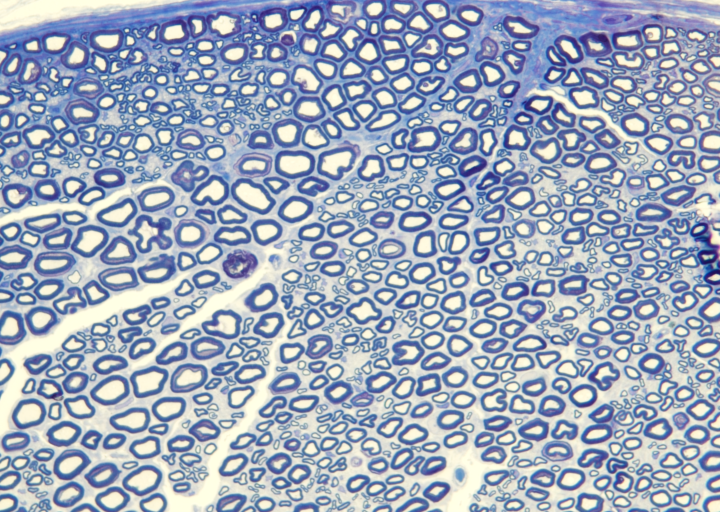
#> input picture test/images/21G-20_40X_02_0001.png, 1440 x 1024 px, found by its file name (shown at 1/2 size); its folder holds only this picture in this run
$ python resize.py
#> lines starting #> are read from the running program, lines starting #| are printed output that depends on the picture
'''
-------------------------------- DEEPAXON --------------------------------
resize is used to crop images into a square so that when they are turned into patches there are not unused parts of the images
'''

from PIL import Image #for image-related work
import os #to work with files and directories
import numpy as np
import cv2

def cropper(image_path):
    '''
    Crops an image into a square, cutting equally from any side that has to be cut

    :param image_path: A path (string or object) that directs to a single image to be cropped

    :returns: A PIL Image object that is the centered, cropped image
    '''

    image = cv2.imread(image_path, cv2.IMREAD_GRAYSCALE) #opens the given image
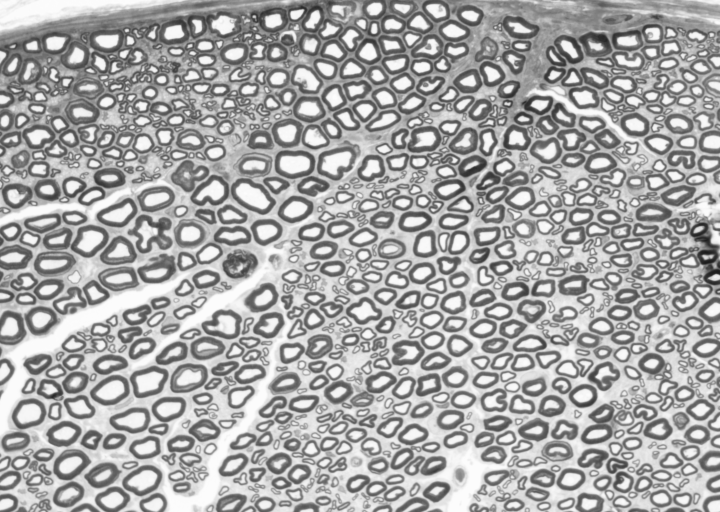
#> image: shape (1024, 1440) (shown at 1/2 size); min 25, max 252, mean 166.8

    SIZE_X = image.shape[1] // 256 * 256
#> SIZE_X = 1280
    SIZE_Y = image.shape[0] // 256 * 256
#> SIZE_Y = 1024

    image = Image.fromarray(image)
    cropped = image.crop((0,0,SIZE_X, SIZE_Y))
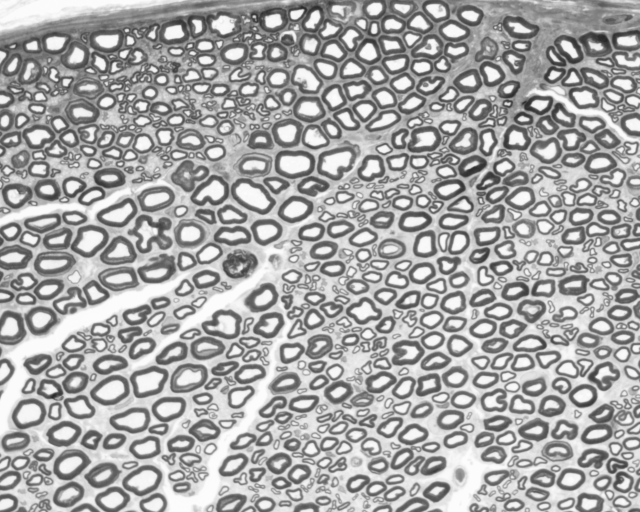
#> cropped: PIL image 1280x1024 L (shown at 1/2 size); min 36, max 252, mean 166.8

    return cropped

def dir_crop(dir_path):
    '''
    Crops every image in a directory and saves then in a subfolder called 'cropped' in the given directory

    :param dir_path: A path (string or object) that directs to a directory with one or more images. The directory should only contain images

    :returns: The path of the subfolder named 'cropped' which was made in the given folder
    '''

    #make a subfolder called 'cropped'
    crop_dir = os.path.join(dir_path,'cropped')
    if not os.path.exists(crop_dir):
        os.mkdir(crop_dir)

    #go through every image in the given folder and save a cropped version in the new 'cropped' subfolder
    for image_name in os.listdir(dir_path):

        filetype = len(image_name.split('.'))

        #only run for files, not folders
        if filetype == 2:
            image_path = os.path.join(dir_path, image_name)
            crop_path = os.path.join(dir_path,'cropped',image_name)
            cropped = cropper(image_path)
            cropped.save(crop_path)

    return crop_dir

dir_crop(r"D:\Research\Isaacs Lab\DeepAxon Project Docs\test\images")

$ run again, on test/images/21G-20_40X_02_0005.png
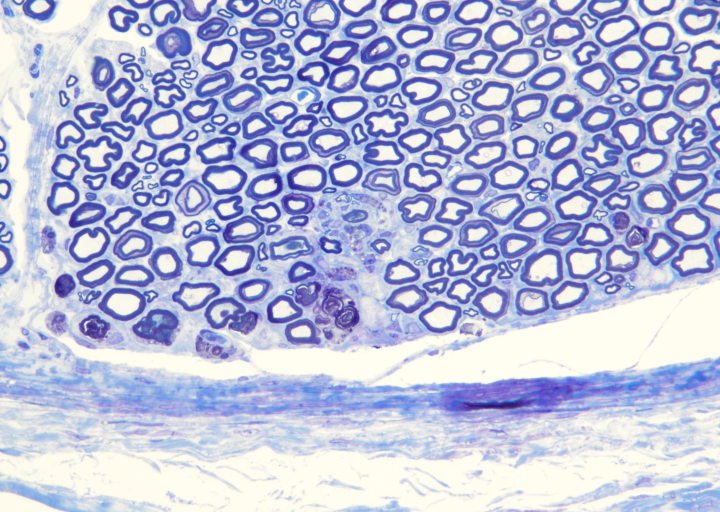
#> input picture test/images/21G-20_40X_02_0005.png, 1440 x 1024 px, found by its file name (shown at 1/2 size)
#> in cropper, `image = cv2.imread(image_path, cv2.IMREAD_GRAYSCALE)`:
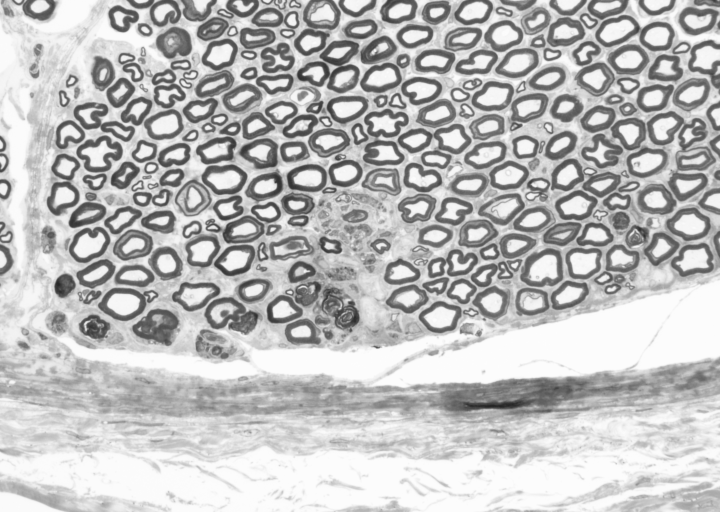
#> image: shape (1024, 1440) (shown at 1/2 size); min 34, max 253, mean 189
#> in cropper, `cropped = image.crop((0,0,SIZE_X, SIZE_Y))`:
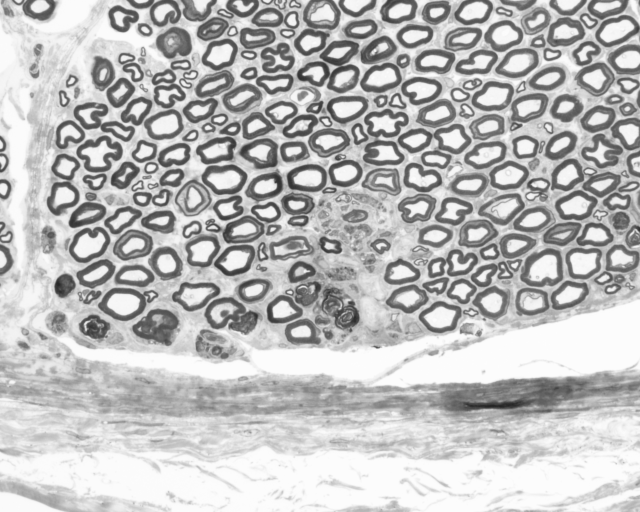
#> cropped: PIL image 1280x1024 L (shown at 1/2 size); min 34, max 253, mean 188.4

$ run again, on test/images/21G-20_40X_02_0002.png
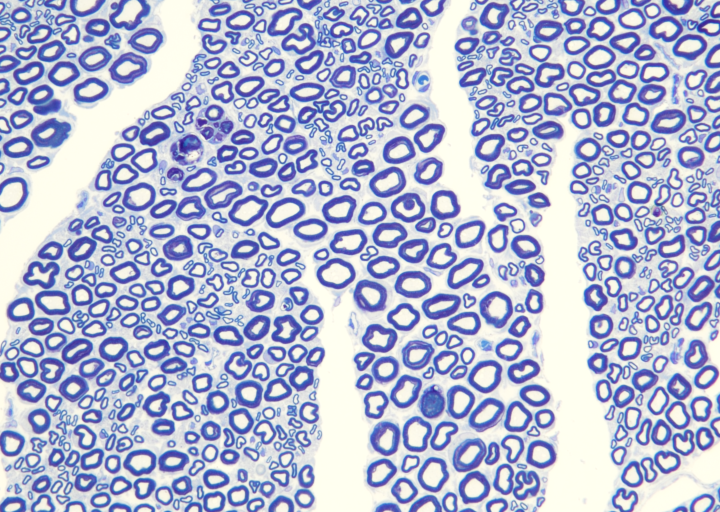
#> input picture test/images/21G-20_40X_02_0002.png, 1440 x 1024 px, found by its file name (shown at 1/2 size)
#> in cropper, `image = cv2.imread(image_path, cv2.IMREAD_GRAYSCALE)`:
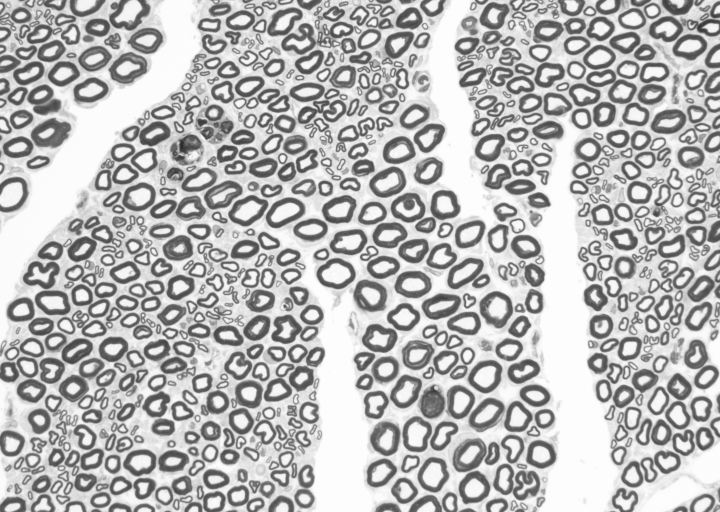
#> image: shape (1024, 1440) (shown at 1/2 size); min 36, max 253, mean 183.8
#> in cropper, `cropped = image.crop((0,0,SIZE_X, SIZE_Y))`:
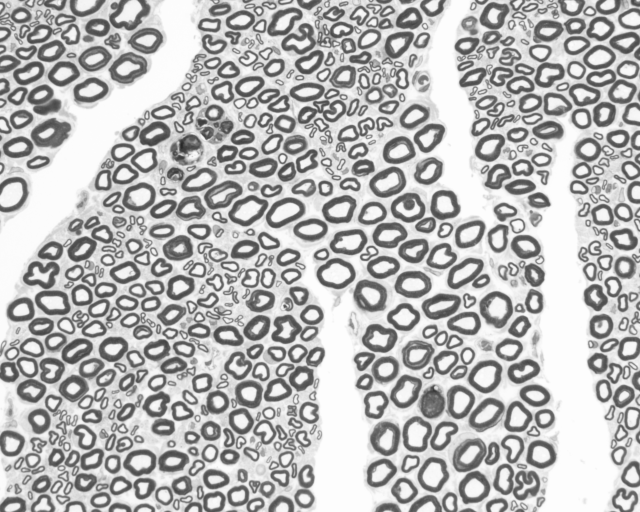
#> cropped: PIL image 1280x1024 L (shown at 1/2 size); min 36, max 253, mean 184.2

$ run again, on test/images/21G-20_40X_02_0003.png
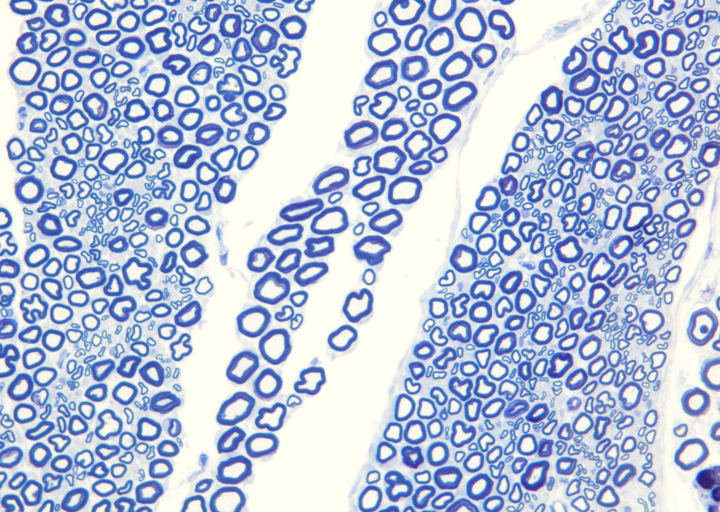
#> input picture test/images/21G-20_40X_02_0003.png, 1440 x 1024 px, found by its file name (shown at 1/2 size)
#> in cropper, `image = cv2.imread(image_path, cv2.IMREAD_GRAYSCALE)`:
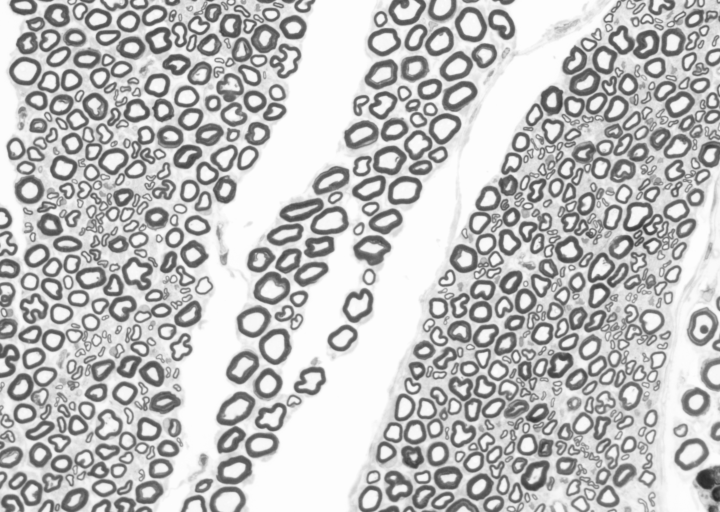
#> image: shape (1024, 1440) (shown at 1/2 size); min 37, max 253, mean 191.4
#> in cropper, `cropped = image.crop((0,0,SIZE_X, SIZE_Y))`:
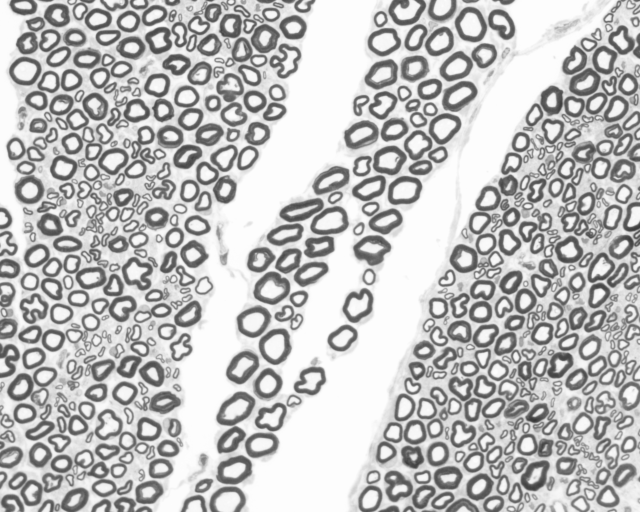
#> cropped: PIL image 1280x1024 L (shown at 1/2 size); min 52, max 253, mean 191.2

$ run again, on test/images/21G-20_40X_02_0004.png
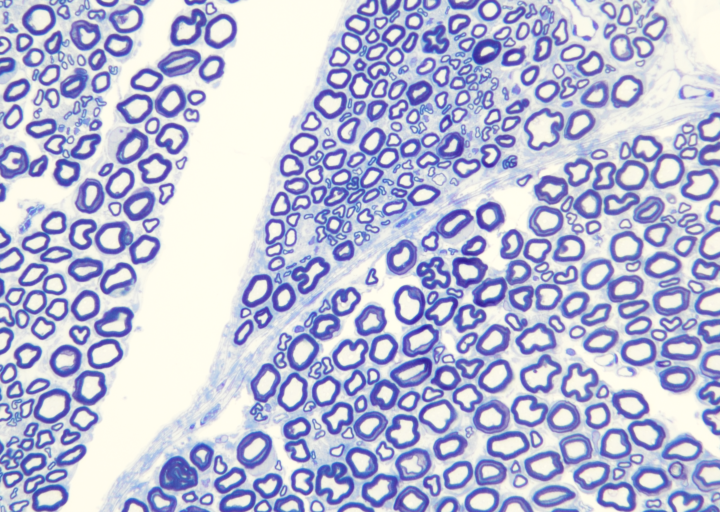
#> input picture test/images/21G-20_40X_02_0004.png, 1440 x 1024 px, found by its file name (shown at 1/2 size)
#> in cropper, `image = cv2.imread(image_path, cv2.IMREAD_GRAYSCALE)`:
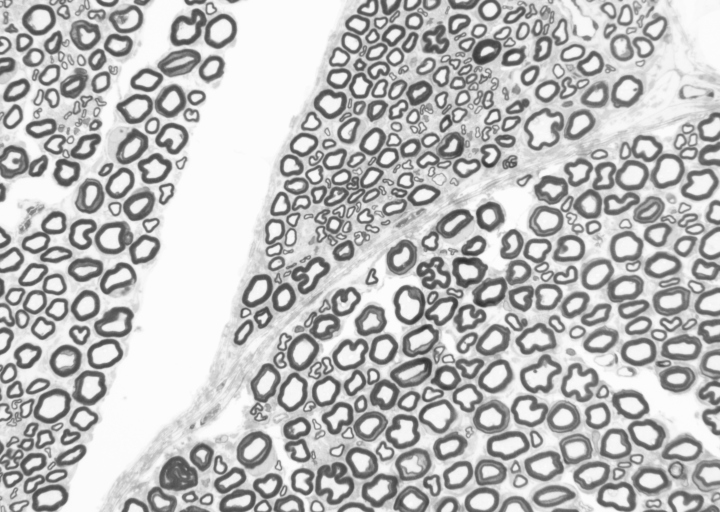
#> image: shape (1024, 1440) (shown at 1/2 size); min 46, max 253, mean 189.6
#> in cropper, `cropped = image.crop((0,0,SIZE_X, SIZE_Y))`:
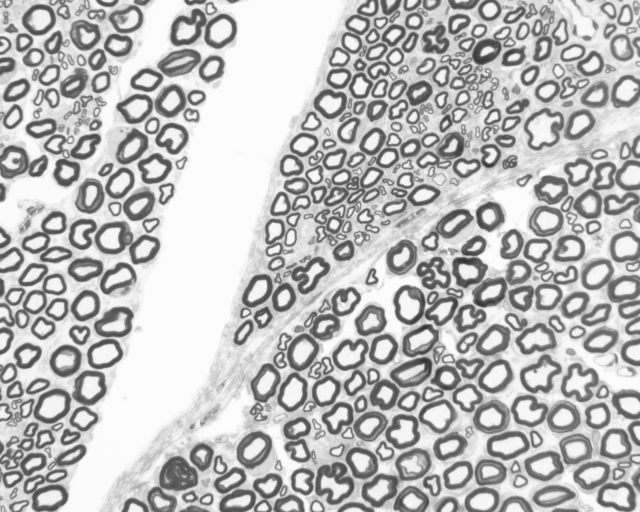
#> cropped: PIL image 1280x1024 L (shown at 1/2 size); min 46, max 253, mean 189.1
